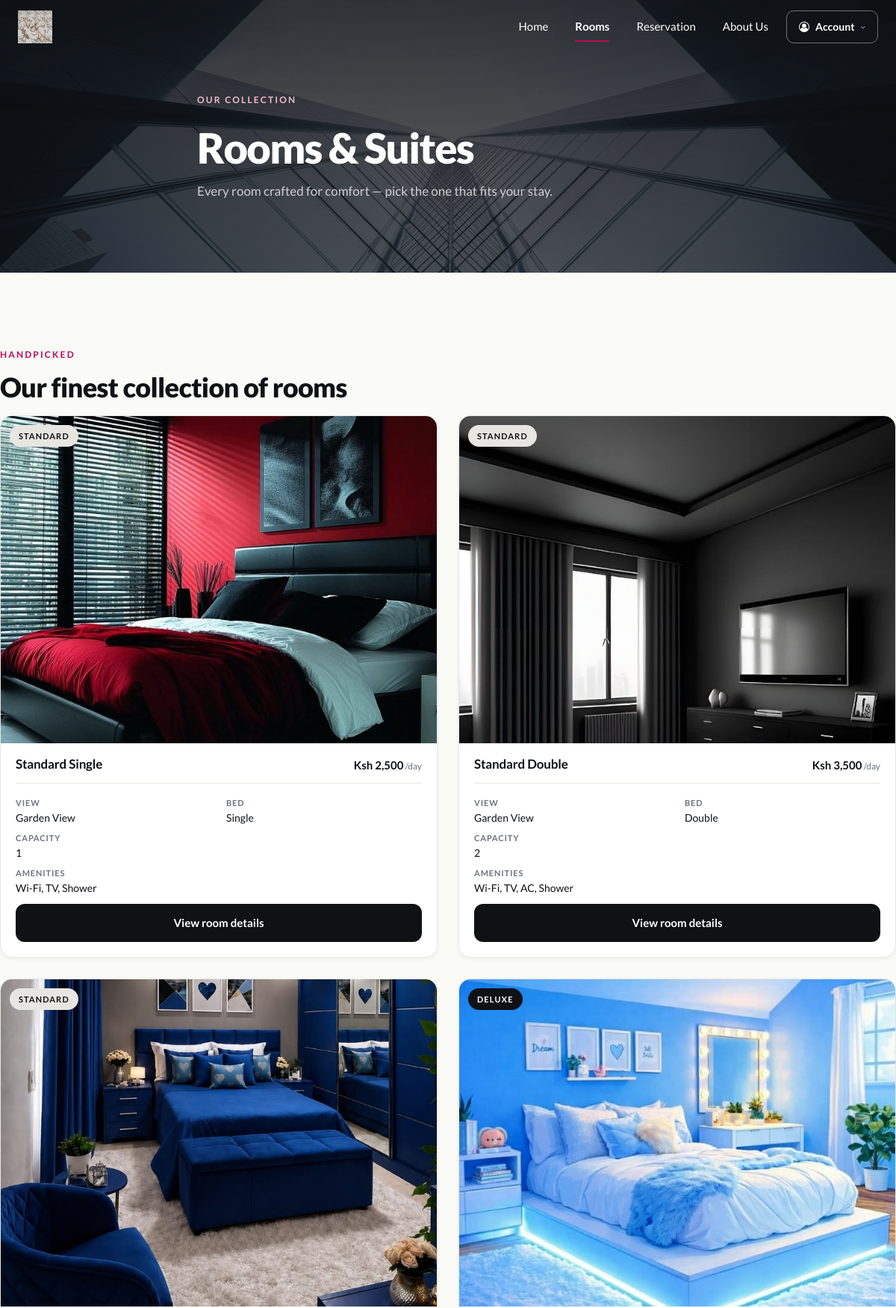
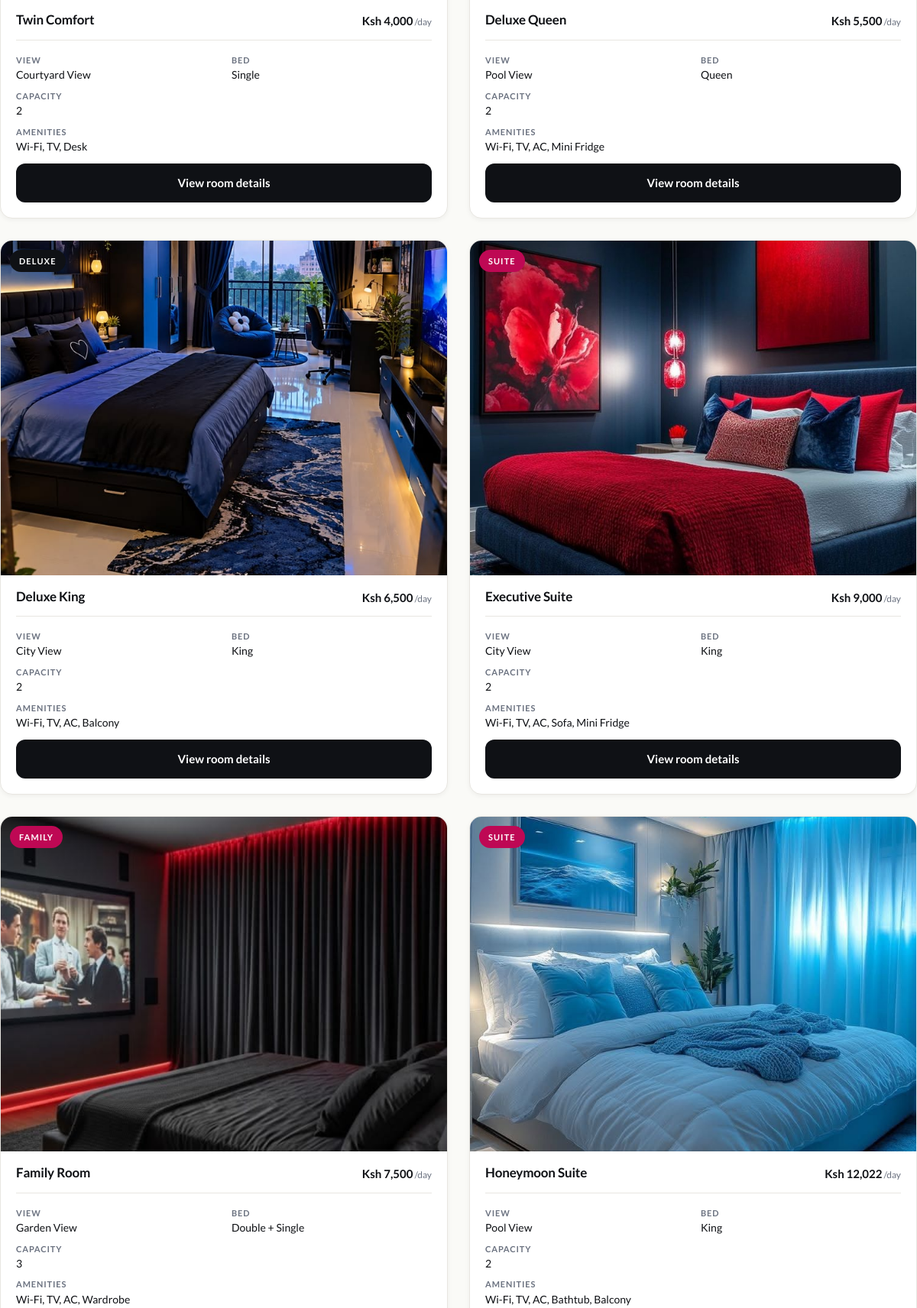
The page /rooms.php (upper part) on the database its author committed (2 pictures, top to bottom).
### tables this page shows
CREATE TABLE `rooms` (
  `room_id` int NOT NULL,
  `room_number` int NOT NULL,
  `room_name` varchar(30) NOT NULL,
  `room_type` varchar(30) NOT NULL,
  `room_featured` int NOT NULL,
  `room_price` double(10,3) NOT NULL,
  `room_booked` int DEFAULT '0',
  `check_in_date` date DEFAULT NULL,
  `check_out_date` date DEFAULT NULL,
  `room_image` varchar(50) NOT NULL,
  `room_floor` int NOT NULL,
  `room_view` varchar(20) NOT NULL,
  `room_beds` int NOT NULL,
  `bed_type` varchar(30) NOT NULL,
  `room_capacity` int NOT NULL,
  `room_amenities` varchar(200) NOT NULL
);

### public/rooms.php (the view, shortened to what this page needs)
<?php
require_once(__DIR__ . "/config.php");
include(__DIR__ . "/includes/header.php");
?>
<body class="has-nav has-hero">
  <header class="page-header">
    <?php include(__DIR__ . "/includes/navbar.php"); ?>
    <div class="page-header-inner container">
      <span class="eyebrow light">Our collection</span>
      <h1>Rooms &amp; Suites</h1>
      <p>Every room crafted for comfort — pick the one that fits your stay.</p>
    </div>
  </header>
  <main>
    <section class="container section-pad">
      <div class="section-title">
        <span class="eyebrow">Handpicked</span>
        <h2>Our finest collection of rooms</h2>
      </div>
      <div class="rooms-grid rooms-grid-2">
        <?php
          $sql = "SELECT * FROM rooms";
          $statement = $pdo->prepare($sql);
          $statement->execute();
          $rows = $statement->fetchAll(PDO::FETCH_ASSOC);
          foreach ($rows as $row):
            $room_image = IMAGEROOT.$row["room_image"];
            $type = strtolower($row["room_type"]);
        ?>
          <article class="room-card">
            <div class="room-card-media">
              <span class="badge-float <?= htmlspecialchars($type); ?>">
                <?= ucfirst(htmlspecialchars($row["room_type"])); ?>
              </span>
              <img
                src="<?= htmlspecialchars($room_image) ?>"
                alt="<?= htmlspecialchars($row["room_name"]); ?>"
                loading="lazy"
              />
            </div>
            <div class="room-card-body">
              <div class="room-card-head">
                <h3 class="room-name"><?= ucfirst(htmlspecialchars($row["room_name"])); ?></h3>
                <div class="room-price">
                  Ksh <?= number_format((float)$row["room_price"]); ?><span>/day</span>
                </div>
              </div>
              <ul class="room-meta">
                <li><span>View</span><?= htmlspecialchars($row["room_view"]); ?></li>
                <li><span>Bed</span><?= htmlspecialchars($row["bed_type"]); ?></li>
                <li><span>Capacity</span><?= htmlspecialchars($row["room_capacity"]); ?></li>
                <li class="amenities"><span>Amenities</span><?= htmlspecialchars($row["room_amenities"]); ?></li>
              </ul>
              <div class="room-card-actions">
                <a
                  id="<?= (int)$row["room_id"] ?>"
                  href="<?= SROOT ?>/roomdetails.php?room_id=<?= (int)$row["room_id"] ?>"
                  class="btn-primary-pill"
                >
                  View room details
                </a>
              </div>
            </div>
          </article>
        <?php endforeach; ?>
      </div>
    </section>
  </main>
</body>
</html>

### rows shown on the page
rooms: room_type "STANDARD", room_image (picture), room_name "Standard Single", room_price "2,500", room_view "Garden View", bed_type "Single", room_capacity "1", room_amenities "Wi-Fi, TV, Shower"
rooms: room_type "STANDARD", room_image (picture), room_name "Standard Double", room_price "3,500", room_view "Garden View", bed_type "Double", room_capacity "2", room_amenities "Wi-Fi, TV, AC, Shower"
rooms: room_type "STANDARD", room_image (picture), room_name "Twin Comfort", room_price "4,000", room_view "Courtyard View", bed_type "Single", room_capacity "2", room_amenities "Wi-Fi, TV, Desk"
rooms: room_type "DELUXE", room_image (picture), room_name "Deluxe Queen", room_price "5,500", room_view "Pool View", bed_type "Queen", room_capacity "2", room_amenities "Wi-Fi, TV, AC, Mini Fridge"
rooms: room_type "DELUXE", room_image (picture), room_name "Deluxe King", room_price "6,500", room_view "City View", bed_type "King", room_capacity "2", room_amenities "Wi-Fi, TV, AC, Balcony"
rooms: room_type "SUITE", room_image (picture), room_name "Executive Suite", room_price "9,000", room_view "City View", bed_type "King", room_capacity "2", room_amenities "Wi-Fi, TV, AC, Sofa, Mini Fridge"
rooms: room_type "FAMILY", room_image (picture), room_name "Family Room", room_price "7,500", room_view "Garden View", bed_type "Double + Single", room_capacity "3", room_amenities "Wi-Fi, TV, AC, Wardrobe"
rooms: room_type "SUITE", room_image (picture), room_name "Honeymoon Suite", room_price "12,022", room_view "Pool View", bed_type "King", room_capacity "2", room_amenities "Wi-Fi, TV, AC, Bathtub, Balcony"

### other values the page prints
$link["label"] "Home"
$link["label"] "Rooms"
$link["label"] "Reservation"
$link["label"] "About Us"
